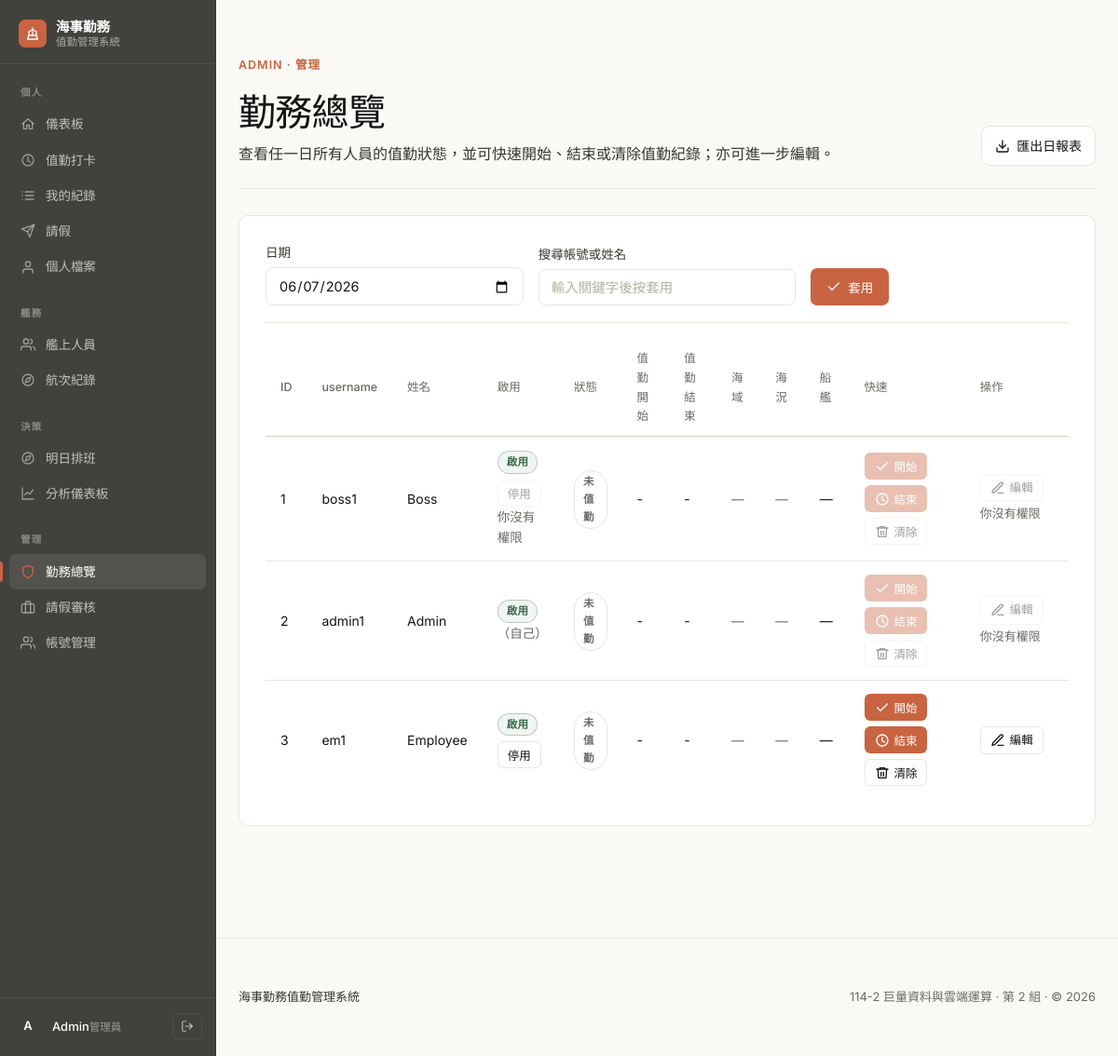
The page /admin_status.php (signed in) on the database its author committed.
### tables this page shows
CREATE TABLE IF NOT EXISTS users (
  user_id INT AUTO_INCREMENT PRIMARY KEY,
  username VARCHAR(50) NOT NULL UNIQUE,
  password_hash VARCHAR(255) NOT NULL,
  full_name VARCHAR(100) NOT NULL,
  role ENUM('boss','admin','employee') NOT NULL DEFAULT 'employee',
  duty_position VARCHAR(20) NOT NULL DEFAULT '前甲板',
  is_active TINYINT(1) NOT NULL DEFAULT 1,
  created_at DATETIME NOT NULL DEFAULT CURRENT_TIMESTAMP
);

### admin_status.php (the view, shortened to what this page needs)
<?php
require 'db.php';
require_once 'ui.php';
function can_manage_row($me_role, $target_role){
  if ($me_role==='admin') return ($target_role==='employee');
  return false;
}
$d = $_POST['d'] ?? ($_GET['d'] ?? date('Y-m-d'));
$q = trim($_GET['q'] ?? '');
$map = [];
$sql = "SELECT user_id, username, full_name, role, is_active FROM users";
$par = [];
$sql .= " ORDER BY user_id ASC";
$stmt = $pdo->prepare($sql);
$stmt->execute($par);
$u = $stmt->fetchAll();
?>
<!doctype html>
<html lang="zh-TW">
<head>
  <?php style_link(); ?>
</head>
<body>
  <?php nav_top(); ?>
  <div class="wrap">
    <?php
    $actions = '<a class="btn ghost" href="admin_export.php?d='.h($d).'">'.icon_svg('download').'匯出日報表</a>';
    page_header(
      '勤務總覽',
      '查看任一日所有人員的值勤狀態，並可快速開始、結束或清除值勤紀錄；亦可進一步編輯。',
      'ADMIN · 管理',
      $actions
    );
    ?>
    <div class="card">
      <form method="get" class="filter-bar">
        <div>
          <label>日期</label>
          <input type="date" name="d" value="<?= h($d) ?>">
        </div>
        <div style="flex:2;">
          <label>搜尋帳號或姓名</label>
          <input name="q" value="<?= h($q) ?>" placeholder="輸入關鍵字後按套用">
        </div>
        <div class="filter-actions">
          <button class="btn primary" type="submit"><?= icon_svg("check") ?>套用</button>
        </div>
      </form>
      <table>
        <tr>
          <th>ID</th><th>username</th><th>姓名</th><th>啟用</th><th>狀態</th><th>值勤開始</th><th>值勤結束</th><th>海域</th><th>海況</th><th>船艦</th><th>快速</th><th>操作</th>
        </tr>
        <?php $me_role = $_SESSION['role'] ?? 'employee'; ?>
        <?php foreach($u as $x):
          $uid = (int)$x['user_id'];
          $trole = $x['role'] ?? 'employee';
          $can2 = can_manage_row($me_role, $trole);
          $a = $map[$uid] ?? null;
          $label = '未值勤'; $type = 'off';
        ?>
          <tr>
            <td><?= h($uid) ?></td>
            <td><?= h($x['username']) ?></td>
            <td><?= h($x['full_name']) ?></td>
            <td>
              <?= ((int)($x['is_active'] ?? 0)===1) ? badge('啟用','ok') : badge('停用','off') ?>
              <?php if($uid !== (int)($_SESSION['user_id'] ?? 0) || is_boss()): ?>
                <form method="post" style="margin-top:6px;">
                  <button class="btn small" type="submit" <?= $can2?"":"disabled" ?>><?= ((int)($x['is_active'] ?? 0)===1) ? '停用' : '啟用' ?></button>
                <?php if(!$can2): ?><div class="muted">你沒有權限</div><?php endif; ?>
                </form>
              <?php else: ?>
                <div class="muted">（自己）</div><?php if(is_boss()): ?><div class="muted">boss 可管理自己</div><?php endif; ?>
              <?php endif; ?>
            </td>
            <td><?= badge($label, $type) ?></td>
            <td><?= h($a['check_in'] ?? '-') ?></td>
            <td><?= h($a['check_out'] ?? '-') ?></td>
            <?php
              $sea_badge = ['平靜'=>'ok','輕浪'=>'info','中浪'=>'warn','大浪'=>'off'];
              $ss = $a['sea_state'] ?? '';
              $ss_type = $sea_badge[$ss] ?? 'off';
            ?>
            <td><?= ($a && $a['duty_zone']) ? badge(h($a['duty_zone']), 'info') : '<span class="muted">—</span>' ?></td>
            <td><?= ($a && $ss) ? badge(h($ss), $ss_type) : '<span class="muted">—</span>' ?></td>
            <td><?= h($a['vessel_id'] ?? '—') ?></td>
            <td>
              <form method="post" style="display:flex;gap:6px;flex-wrap:wrap;">
                <button class="btn small primary" name="act2" value="start" type="submit" <?= $can2?"":"disabled" ?>><?= icon_svg("check") ?>開始</button>
                <button class="btn small primary" name="act2" value="end" type="submit" <?= $can2?"":"disabled" ?>><?= icon_svg("clock") ?>結束</button>
                <button class="btn small" name="act2" value="clear" type="submit" <?= $can2?"":"disabled" ?>><?= icon_svg("trash") ?>清除</button>
              </form>
            </td>
            <td><?php if($can2): ?>
              <a class="btn small" href="admin_edit.php?uid=<?= h($uid) ?>&d=<?= h($d) ?>"><?= icon_svg("edit") ?>編輯</a>
            <?php else: ?>
              <span class="btn small disabled" title="你沒有權限"><?= icon_svg("edit") ?>編輯</span>
              <span class="hint">你沒有權限</span>
            <?php endif; ?></td>
          </tr>
        <?php endforeach; ?>
      </table>
    </div>
  </div>
  <?php page_footer(); ?>
</body>
</html>

### ui.php (shortened to what this page needs)
<?php
function h($s){ return htmlspecialchars((string)$s, ENT_QUOTES, 'UTF-8'); }
function role_name($r){
  if ($r==='admin') return '管理員';
  return '員工';
}
function is_boss(){
  return (($_SESSION['role'] ?? '') === 'boss');
}
function is_admin(){
  $r = ($_SESSION['role'] ?? '');
  return in_array($r, ['admin','boss'], true);
}
function badge($txt, $type){
  $type = in_array($type, ['ok','warn','off','bad','info'], true) ? $type : 'off';
  return '<span class="badge '.$type.'">'.h($txt).'</span>';
}
function avatar_initial($name, $size = 32, $variant = 'muted'){
  $init = $name ? mb_substr($name, 0, 1) : '·';
  $sz = in_array($size, [32,44,56], true) ? $size : 32;
  return '<span class="avatar sz-'.$sz.' '.h($variant).'">'.h($init).'</span>';
}
function icon_svg($name){
  $c = 'currentColor';
  $s = '<svg class="ico" width="16" height="16" viewBox="0 0 24 24" fill="none" stroke="'.$c.'" stroke-width="2" stroke-linecap="round" stroke-linejoin="round">';
  switch ($name) {
    case 'shield':    return $s.'<path d="M12 22s8-4 8-10V5l-8-3-8 3v7c0 6 8 10 8 10z"/></svg>';
    case 'lock':      return $s.'<rect x="3" y="11" width="18" height="11" rx="2" ry="2"/><path d="M7 11V7a5 5 0 0 1 10 0v4"/></svg>';
    case 'ship':      return $s.'<path d="M20 21H4"/><path d="M4 21l2-6h12l2 6"/><path d="M6 15V9l6-3 6 3v6"/><path d="M12 6V3"/><path d="M12 9v6"/></svg>';
    case 'login':     return $s.'<path d="M15 3h4a2 2 0 0 1 2 2v14a2 2 0 0 1-2 2h-4"/><path d="M10 17l5-5-5-5"/><path d="M15 12H3"/></svg>';
    case 'logout':    return $s.'<path d="M9 21H5a2 2 0 0 1-2-2V5a2 2 0 0 1 2-2h4"/><path d="M16 17l5-5-5-5"/><path d="M21 12H9"/></svg>';
    case 'clock':     return $s.'<circle cx="12" cy="12" r="9"/><path d="M12 7v6l4 2"/></svg>';
    case 'list':      return $s.'<path d="M8 6h13"/><path d="M8 12h13"/><path d="M8 18h13"/><path d="M3 6h.01"/><path d="M3 12h.01"/><path d="M3 18h.01"/></svg>';
    case 'users':     return $s.'<path d="M17 21v-2a4 4 0 0 0-4-4H5a4 4 0 0 0-4 4v2"/><circle cx="9" cy="7" r="4"/><path d="M23 21v-2a4 4 0 0 0-3-3.87"/><path d="M16 3.13a4 4 0 0 1 0 7.75"/></svg>';
    case 'plus':      return $s.'<path d="M12 5v14"/><path d="M5 12h14"/></svg>';
    case 'edit':      return $s.'<path d="M12 20h9"/><path d="M16.5 3.5a2.1 2.1 0 0 1 3 3L7 19l-4 1 1-4 12.5-12.5z"/></svg>';
    case 'trash':     return $s.'<path d="M3 6h18"/><path d="M8 6V4h8v2"/><path d="M19 6l-1 14H6L5 6"/><path d="M10 11v6"/><path d="M14 11v6"/></svg>';
    case 'download':  return $s.'<path d="M21 15v4a2 2 0 0 1-2 2H5a2 2 0 0 1-2-2v-4"/><path d="M7 10l5 5 5-5"/><path d="M12 15V3"/></svg>';
    case 'plane':     return $s.'<path d="M22 2L11 13"/><path d="M22 2l-7 20-4-9-9-4 20-7z"/></svg>';
    case 'check':     return $s.'<path d="M20 6L9 17l-5-5"/></svg>';
    case 'x':         return $s.'<path d="M18 6L6 18"/><path d="M6 6l12 12"/></svg>';
    case 'home':      return $s.'<path d="M3 12L12 4l9 8"/><path d="M5 10v10h5v-6h4v6h5V10"/></svg>';
    case 'compass':   return $s.'<circle cx="12" cy="12" r="9"/><polygon points="16.24 7.76 14.12 14.12 7.76 16.24 9.88 9.88 16.24 7.76"/></svg>';
    case 'anchor':    return $s.'<circle cx="12" cy="5" r="3"/><path d="M12 8v13"/><path d="M5 12H2a10 10 0 0 0 20 0h-3"/></svg>';
    case 'chart':     return $s.'<path d="M3 3v18h18"/><path d="M7 14l4-4 4 3 5-7"/></svg>';
    case 'user':      return $s.'<path d="M20 21v-2a4 4 0 0 0-4-4H8a4 4 0 0 0-4 4v2"/><circle cx="12" cy="7" r="4"/></svg>';
    case 'menu':      return $s.'<path d="M3 6h18"/><path d="M3 12h18"/><path d="M3 18h18"/></svg>';
    case 'briefcase': return $s.'<rect x="2" y="7" width="20" height="14" rx="2"/><path d="M16 21V5a2 2 0 0 0-2-2h-4a2 2 0 0 0-2 2v16"/></svg>';
  }
  return '';
}
function style_link(){
  $p = __DIR__ . '/style.css';
  $v = @filemtime($p) ?: time();
  echo '<link rel="stylesheet" href="style.css?v='.$v.'">';
}
function page_footer(){
  $y = date('Y');
  echo '<footer class="site-footer"><div class="wrap"><div class="footer-row">';
  echo '<div class="footer-brand">';
  echo '<span>海事勤務值勤管理系統</span>';
  echo '</div>';
  echo '<div class="footer-meta">114-2 巨量資料與雲端運算 · 第 2 組 · &copy; '.$y.'</div>';
  echo '</div></div></footer>';
}
function page_header($title, $subtitle = '', $eyebrow = '', $actions_html = ''){
  echo '<header class="page-header">';
  echo '<div class="ph-text">';
  if ($eyebrow !== '') echo '<div class="eyebrow">'.h($eyebrow).'</div>';
  echo '<h1 class="page-title">'.h($title).'</h1>';
  if ($subtitle !== '') echo '<p class="page-subtitle">'.h($subtitle).'</p>';
  echo '</div>';
  if ($actions_html !== '') echo '<div class="ph-actions">'.$actions_html.'</div>';
  echo '</header>';
}
function sb_item($href, $icon, $label, $active = false){
  $cls = 'sb-item' . ($active ? ' active' : '');
  return '<a class="'.$cls.'" href="'.h($href).'">'.icon_svg($icon).'<span>'.h($label).'</span></a>';
}
function nav_top($title = ''){
  $name = $_SESSION['full_name'] ?? '';
  $role = $_SESSION['role'] ?? '';
  $cur  = basename($_SERVER['SCRIPT_NAME'] ?? '');
  echo '<button class="sb-burger" onclick="document.body.classList.toggle(\'sb-open\')" aria-label="切換選單">'.icon_svg('menu').'</button>';
  echo '<span class="sb-mbrand"><span class="sb-mlogo">'.icon_svg('ship').'</span>海事勤務</span>';
  echo '<aside class="sidebar">';
  echo '<a class="sb-brand" href="dashboard.php">';
  echo '<span class="sb-logo">'.icon_svg('ship').'</span>';
  echo '<span class="sb-bcol"><span class="sb-bname">海事勤務</span><span class="sb-btag">值勤管理系統</span></span>';
  echo '</a>';
  echo '<nav class="sb-nav">';
  echo '<div class="sb-group">';
  echo '<div class="sb-group-label">個人</div>';
  echo sb_item('dashboard.php', 'home',     '儀表板',  $cur==='dashboard.php');
  echo sb_item('punch.php',     'clock',    '值勤打卡', $cur==='punch.php');
  echo sb_item('records.php',   'list',     '我的紀錄', $cur==='records.php');
  echo sb_item('leave.php',     'plane',    '請假',    $cur==='leave.php');
  echo sb_item('profile.php',   'user',     '個人檔案', $cur==='profile.php');
  echo '</div>';
  echo '<div class="sb-group">';
  echo '<div class="sb-group-label">艦務</div>';
  echo sb_item('crew.php',     'users',   '艦上人員', $cur==='crew.php');
  echo sb_item('voyages.php',  'compass', '航次紀錄', $cur==='voyages.php');
  echo '</div>';
  if (is_admin()) {
    echo '<div class="sb-group">';
    echo '<div class="sb-group-label">決策</div>';
    echo sb_item('scheduler.php',       'compass',   '明日排班', $cur==='scheduler.php');
    echo sb_item('admin_dashboard.php', 'chart',     '分析儀表板', $cur==='admin_dashboard.php');
    echo '</div>';
    echo '<div class="sb-group">';
    echo '<div class="sb-group-label">管理</div>';
    echo sb_item('admin_status.php',    'shield',    '勤務總覽', in_array($cur, ['admin_status.php','admin_edit.php'], true));
    echo sb_item('admin_leave.php',     'briefcase', '請假審核', $cur==='admin_leave.php');
    echo sb_item('admin_users.php',     'users',     '帳號管理', in_array($cur, ['admin_users.php','admin_create_user.php','admin_user_edit.php'], true));
    echo '</div>';
  }
  echo '</nav>';
  echo '<div class="sb-foot">';
  echo avatar_initial($name, 32, 'primary');
  echo '<span class="sb-user"><span class="sb-uname">'.h($name).'</span><span class="sb-urole">'.h(role_name($role)).'</span></span>';
  echo '<form method="post" action="logout.php" style="display:inline;margin:0;padding:0;">';
  echo '<button class="sb-logout" type="submit" title="登出" aria-label="登出">'.icon_svg('logout').'</button>';
  echo '</form>';
  echo '</div>';
  echo '</aside>';
}

### rows shown on the page
users: user_id "1", username "boss1", full_name "Boss", txt "啟用 未值勤", is_active "停用", role "你沒有權限", check_in "-", check_out "-", vessel_id "—"
users: user_id "2", username "admin1", full_name "Admin", txt "啟用 未值勤", shows "（自己）", check_in "-", check_out "-", vessel_id "—"
users: user_id "3", username "em1", full_name "Employee", txt "啟用 未值勤", is_active "停用", check_in "-", check_out "-", vessel_id "—"

### other values the page prints
$label "儀表板 值勤打卡 我的紀錄 請假 個人檔案 艦上人員 航次紀錄 明日排班 分析儀表板 勤務總覽 請假審核 帳號管理"
$init "A"
$name "Admin"
role_name($role) "管理員"
$eyebrow "ADMIN · 管理"
$title "勤務總覽"
$subtitle "查看任一日所有人員的值勤狀態，並可快速開始、結束或清除值勤紀錄；亦可進一步編輯。"
$y "2026"
